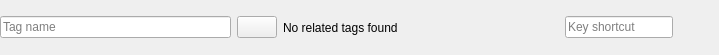
<?xml version="1.0" encoding="UTF-8"?>
<ui version="4.0">
 <class>TagForm</class>
 <widget class="QWidget" name="TagForm">
  <property name="geometry">
   <rect>
    <x>0</x>
    <y>0</y>
    <width>719</width>
    <height>55</height>
   </rect>
  </property>
  <property name="windowTitle">
   <string>Form</string>
  </property>
  <layout class="QHBoxLayout" name="horizontalLayout">
   <property name="leftMargin">
    <number>0</number>
   </property>
   <property name="topMargin">
    <number>0</number>
   </property>
   <property name="rightMargin">
    <number>0</number>
   </property>
   <property name="bottomMargin">
    <number>0</number>
   </property>
   <item>
    <widget class="QLineEdit" name="input_name">
     <property name="sizePolicy">
      <sizepolicy hsizetype="Preferred" vsizetype="Fixed">
       <horstretch>0</horstretch>
       <verstretch>0</verstretch>
      </sizepolicy>
     </property>
     <property name="placeholderText">
      <string>Tag name</string>
     </property>
    </widget>
   </item>
   <item>
    <widget class="QPushButton" name="btn_color">
     <property name="sizePolicy">
      <sizepolicy hsizetype="Fixed" vsizetype="Fixed">
       <horstretch>0</horstretch>
       <verstretch>0</verstretch>
      </sizepolicy>
     </property>
     <property name="autoFillBackground">
      <bool>true</bool>
     </property>
     <property name="text">
      <string/>
     </property>
    </widget>
   </item>
   <item>
    <widget class="QLabel" name="lbl_related">
     <property name="text">
      <string>No related tags found</string>
     </property>
    </widget>
   </item>
   <item>
    <widget class="QPushButton" name="btn_add_related">
     <property name="sizePolicy">
      <sizepolicy hsizetype="Maximum" vsizetype="Fixed">
       <horstretch>0</horstretch>
       <verstretch>0</verstretch>
      </sizepolicy>
     </property>
     <property name="toolTip">
      <string>Add related tag</string>
     </property>
     <property name="text">
      <string/>
     </property>
     <property name="icon">
      <iconset resource="../resources.qrc">
       <normaloff>:/icons/add</normaloff>:/icons/add</iconset>
     </property>
     <property name="flat">
      <bool>true</bool>
     </property>
    </widget>
   </item>
   <item>
    <widget class="KeySequenceEdit" name="input_keyseq">
     <property name="sizePolicy">
      <sizepolicy hsizetype="Maximum" vsizetype="Fixed">
       <horstretch>0</horstretch>
       <verstretch>0</verstretch>
      </sizepolicy>
     </property>
     <property name="placeholderText">
      <string>Key shortcut</string>
     </property>
    </widget>
   </item>
   <item>
    <widget class="QPushButton" name="btn_delete">
     <property name="sizePolicy">
      <sizepolicy hsizetype="Maximum" vsizetype="Fixed">
       <horstretch>0</horstretch>
       <verstretch>0</verstretch>
      </sizepolicy>
     </property>
     <property name="toolTip">
      <string>Delete tag</string>
     </property>
     <property name="text">
      <string/>
     </property>
     <property name="icon">
      <iconset resource="../resources.qrc">
       <normaloff>:/icons/delete</normaloff>:/icons/delete</iconset>
     </property>
     <property name="flat">
      <bool>true</bool>
     </property>
    </widget>
   </item>
  </layout>
 </widget>
 <customwidgets>
  <customwidget>
   <class>KeySequenceEdit</class>
   <extends>QLineEdit</extends>
   <header>AudioTagger/keysequenceedit.h</header>
  </customwidget>
 </customwidgets>
 <resources>
  <include location="../resources.qrc"/>
 </resources>
 <connections/>
</ui>
